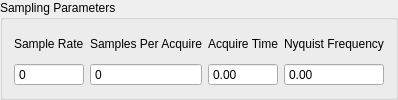
        <widget class="QGroupBox" name="sampling_parameters_groupbox">
         <property name="title">
          <string>Sampling Parameters</string>
         </property>
         <layout class="QGridLayout" name="gridLayout_8">
          <item row="0" column="0">
           <layout class="QVBoxLayout" name="samples_per_frame_layout">
            <item>
             <widget class="QLabel" name="sample_rate_display_label">
              <property name="text">
               <string>Sample Rate</string>
              </property>
             </widget>
            </item>
            <item>
             <widget class="QSpinBox" name="sample_rate_display">
              <property name="enabled">
               <bool>true</bool>
              </property>
              <property name="toolTip">
               <string>&lt;html&gt;&lt;head/&gt;&lt;body&gt;&lt;p&gt;&lt;span style=&quot; font-weight:600;&quot;&gt;Sample Rate&lt;/span&gt;&lt;/p&gt;&lt;p&gt;Sample rate in samples per second of the data acquisition hardware.  This is a global parameter and must be set in the Data Acquisition Setup tab.&lt;/p&gt;&lt;/body&gt;&lt;/html&gt;</string>
              </property>
              <property name="readOnly">
               <bool>true</bool>
              </property>
              <property name="buttonSymbols">
               <enum>QAbstractSpinBox::NoButtons</enum>
              </property>
              <property name="prefix">
               <string/>
              </property>
              <property name="maximum">
               <number>1000000</number>
              </property>
             </widget>
            </item>
           </layout>
          </item>
          <item row="0" column="1">
           <layout class="QVBoxLayout" name="samples_per_read_layout">
            <item>
             <widget class="QLabel" name="samples_per_acquire_label">
              <property name="text">
               <string>Samples Per Acquire</string>
              </property>
             </widget>
            </item>
            <item>
             <widget class="QSpinBox" name="samples_per_acquire_display">
              <property name="enabled">
               <bool>true</bool>
              </property>
              <property name="toolTip">
               <string>&lt;html&gt;&lt;head/&gt;&lt;body&gt;&lt;p&gt;&lt;span style=&quot; font-weight:600;&quot;&gt;Samples Per Acquire&lt;/span&gt;&lt;/p&gt;&lt;p&gt;Number of samples that the control process processes at a time. This is driven by the Rattlesnake read buffer size from the data acquisition parameters.&lt;/p&gt;&lt;/body&gt;&lt;/html&gt;</string>
              </property>
              <property name="readOnly">
               <bool>true</bool>
              </property>
              <property name="buttonSymbols">
               <enum>QAbstractSpinBox::NoButtons</enum>
              </property>
              <property name="prefix">
               <string/>
              </property>
              <property name="maximum">
               <number>1000000</number>
              </property>
             </widget>
            </item>
           </layout>
          </item>
          <item row="0" column="2">
           <layout class="QVBoxLayout" name="frame_time_layout">
            <item>
             <widget class="QLabel" name="frame_time_label">
              <property name="text">
               <string>Acquire Time</string>
              </property>
             </widget>
            </item>
            <item>
             <widget class="QDoubleSpinBox" name="frame_time_display">
              <property name="enabled">
               <bool>true</bool>
              </property>
              <property name="toolTip">
               <string>&lt;html&gt;&lt;head/&gt;&lt;body&gt;&lt;p&gt;&lt;span style=&quot; font-weight:600;&quot;&gt;Acquire Time&lt;/span&gt;&lt;/p&gt;&lt;p&gt;Time to acquire each acquisition chunk in seconds.  This is the Samples per Acquire divided by the Sample Rate.&lt;/p&gt;&lt;/body&gt;&lt;/html&gt;</string>
              </property>
              <property name="readOnly">
               <bool>true</bool>
              </property>
              <property name="buttonSymbols">
               <enum>QAbstractSpinBox::NoButtons</enum>
              </property>
             </widget>
            </item>
           </layout>
          </item>
          <item row="0" column="5">
           <layout class="QVBoxLayout" name="nyquist_frequency_layout">
            <item>
             <widget class="QLabel" name="nyquist_frequency_label">
              <property name="text">
               <string>Nyquist Frequency</string>
              </property>
             </widget>
            </item>
            <item>
             <widget class="QDoubleSpinBox" name="nyquist_frequency_display">
              <property name="enabled">
               <bool>true</bool>
              </property>
              <property name="toolTip">
               <string>&lt;html&gt;&lt;head/&gt;&lt;body&gt;&lt;p&gt;&lt;span style=&quot; font-weight:600;&quot;&gt;Nyquist Frequency&lt;/span&gt;&lt;/p&gt;&lt;p&gt;The Nyquist Frequency is the highest frequency that can be analyzed using frequency domain techniques.  It is the Sample Rate / 2.&lt;/p&gt;&lt;/body&gt;&lt;/html&gt;</string>
              </property>
              <property name="readOnly">
               <bool>true</bool>
              </property>
              <property name="buttonSymbols">
               <enum>QAbstractSpinBox::NoButtons</enum>
              </property>
              <property name="maximum">
               <double>1000000.000000000000000</double>
              </property>
             </widget>
            </item>
           </layout>
          </item>
         </layout>
        </widget>
